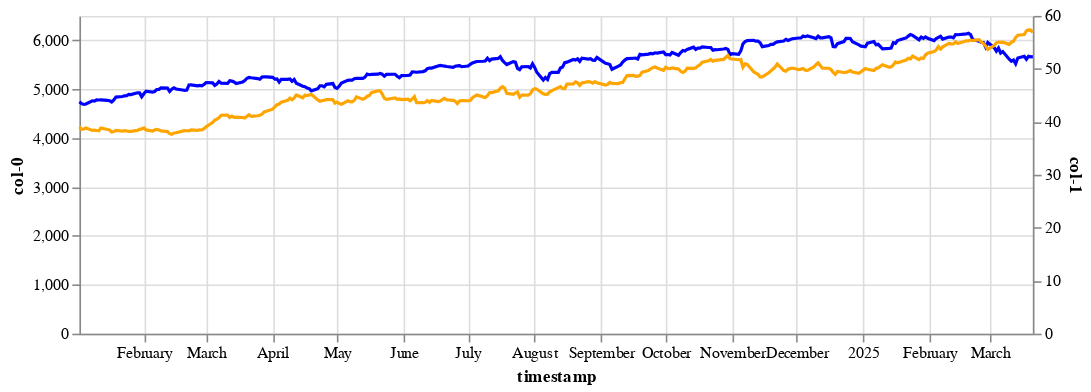

This figure's notebook cell:
### Code cell
import altair as alt
import datetime as dt

tmp = Measure([SP500, iau], recessions).df(interpolated=True)
tmp = tmp[tmp.index > dt.datetime(2024, 1, 1)]
tmp = tmp.reset_index()

base = alt.Chart(tmp, width=600, height=200).encode(x='timestamp:T')
line1 = base.mark_line(stroke='blue').encode(alt.Y('col-0'))#.transform_filter('isValid(datum.line)')
line2 = base.mark_line(stroke='orange').encode(alt.Y('col-1'))
(line1 + line2).resolve_scale(y = 'independent')

### Figure 1 — Vega-Lite specification as saved in the notebook (floating-point values rounded to 4 significant figures; data arrays with more than 128 entries replaced by an {"elided": "..."} marker saying what was removed)
{"config": {"view": {"continuousWidth": 300, "continuousHeight": 300}}, "layer": [{"mark": {"type": "line", "stroke": "blue"}, "encoding": {"x": {"field": "timestamp", "type": "temporal"}, "y": {"field": "col-0", "type": "quantitative"}}}, {"mark": {"type": "line", "stroke": "orange"}, "encoding": {"x": {"field": "timestamp", "type": "temporal"}, "y": {"field": "col-1", "type": "quantitative"}}}], "data": {"name": "data-b46bc65d85cb3401e89fddf45578c76b"}, "height": 200, "resolve": {"scale": {"y": "independent"}}, "width": 600, "$schema": "https://vega.github.io/schema/vega-lite/v5.20.1.json", "datasets": {"data-b46bc65d85cb3401e89fddf45578c76b": {"elided": "319 records"}}}
